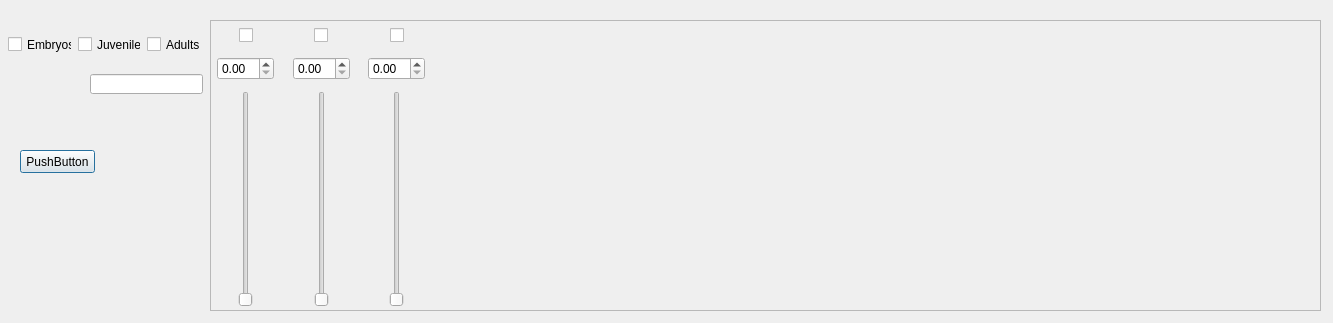
<?xml version="1.0" encoding="UTF-8"?>
<ui version="4.0">
 <class>Dialog_Age_Cohort_Rates</class>
 <widget class="QDialog" name="Dialog_Age_Cohort_Rates">
  <property name="geometry">
   <rect>
    <x>0</x>
    <y>0</y>
    <width>1333</width>
    <height>323</height>
   </rect>
  </property>
  <property name="windowTitle">
   <string>Dialog</string>
  </property>
  <widget class="QScrollArea" name="scrollArea">
   <property name="geometry">
    <rect>
     <x>210</x>
     <y>20</y>
     <width>1111</width>
     <height>291</height>
    </rect>
   </property>
   <property name="widgetResizable">
    <bool>true</bool>
   </property>
   <widget class="QWidget" name="scrollAreaWidgetContents">
    <property name="geometry">
     <rect>
      <x>0</x>
      <y>0</y>
      <width>1109</width>
      <height>289</height>
     </rect>
    </property>
    <widget class="QWidget" name="layoutWidget">
     <property name="geometry">
      <rect>
       <x>0</x>
       <y>0</y>
       <width>221</width>
       <height>291</height>
      </rect>
     </property>
     <layout class="QHBoxLayout" name="horizontalLayout_10">
      <item>
       <layout class="QVBoxLayout" name="verticalLayout">
        <item>
         <spacer name="verticalSpacer_3">
          <property name="orientation">
           <enum>Qt::Vertical</enum>
          </property>
          <property name="sizeType">
           <enum>QSizePolicy::Maximum</enum>
          </property>
          <property name="sizeHint" stdset="0">
           <size>
            <width>20</width>
            <height>5</height>
           </size>
          </property>
         </spacer>
        </item>
        <item>
         <layout class="QHBoxLayout" name="horizontalLayout_3">
          <item>
           <spacer name="horizontalSpacer_5">
            <property name="orientation">
             <enum>Qt::Horizontal</enum>
            </property>
            <property name="sizeHint" stdset="0">
             <size>
              <width>40</width>
              <height>20</height>
             </size>
            </property>
           </spacer>
          </item>
          <item>
           <widget class="QCheckBox" name="checkBox">
            <property name="text">
             <string/>
            </property>
           </widget>
          </item>
          <item>
           <spacer name="horizontalSpacer_6">
            <property name="orientation">
             <enum>Qt::Horizontal</enum>
            </property>
            <property name="sizeHint" stdset="0">
             <size>
              <width>40</width>
              <height>20</height>
             </size>
            </property>
           </spacer>
          </item>
         </layout>
        </item>
        <item>
         <spacer name="verticalSpacer_2">
          <property name="orientation">
           <enum>Qt::Vertical</enum>
          </property>
          <property name="sizeType">
           <enum>QSizePolicy::Maximum</enum>
          </property>
          <property name="sizeHint" stdset="0">
           <size>
            <width>20</width>
            <height>5</height>
           </size>
          </property>
         </spacer>
        </item>
        <item>
         <layout class="QHBoxLayout" name="horizontalLayout_2">
          <item>
           <spacer name="horizontalSpacer_3">
            <property name="orientation">
             <enum>Qt::Horizontal</enum>
            </property>
            <property name="sizeHint" stdset="0">
             <size>
              <width>40</width>
              <height>20</height>
             </size>
            </property>
           </spacer>
          </item>
          <item>
           <widget class="QDoubleSpinBox" name="doubleSpinBox"/>
          </item>
          <item>
           <spacer name="horizontalSpacer_4">
            <property name="orientation">
             <enum>Qt::Horizontal</enum>
            </property>
            <property name="sizeHint" stdset="0">
             <size>
              <width>40</width>
              <height>20</height>
             </size>
            </property>
           </spacer>
          </item>
         </layout>
        </item>
        <item>
         <spacer name="verticalSpacer">
          <property name="orientation">
           <enum>Qt::Vertical</enum>
          </property>
          <property name="sizeType">
           <enum>QSizePolicy::Maximum</enum>
          </property>
          <property name="sizeHint" stdset="0">
           <size>
            <width>20</width>
            <height>5</height>
           </size>
          </property>
         </spacer>
        </item>
        <item>
         <layout class="QHBoxLayout" name="horizontalLayout">
          <item>
           <spacer name="horizontalSpacer">
            <property name="orientation">
             <enum>Qt::Horizontal</enum>
            </property>
            <property name="sizeHint" stdset="0">
             <size>
              <width>40</width>
              <height>20</height>
             </size>
            </property>
           </spacer>
          </item>
          <item>
           <widget class="QSlider" name="verticalSlider">
            <property name="orientation">
             <enum>Qt::Vertical</enum>
            </property>
           </widget>
          </item>
          <item>
           <spacer name="horizontalSpacer_2">
            <property name="orientation">
             <enum>Qt::Horizontal</enum>
            </property>
            <property name="sizeHint" stdset="0">
             <size>
              <width>40</width>
              <height>20</height>
             </size>
            </property>
           </spacer>
          </item>
         </layout>
        </item>
        <item>
         <spacer name="verticalSpacer_4">
          <property name="orientation">
           <enum>Qt::Vertical</enum>
          </property>
          <property name="sizeType">
           <enum>QSizePolicy::Maximum</enum>
          </property>
          <property name="sizeHint" stdset="0">
           <size>
            <width>20</width>
            <height>5</height>
           </size>
          </property>
         </spacer>
        </item>
       </layout>
      </item>
      <item>
       <layout class="QVBoxLayout" name="verticalLayout_2">
        <item>
         <spacer name="verticalSpacer_5">
          <property name="orientation">
           <enum>Qt::Vertical</enum>
          </property>
          <property name="sizeType">
           <enum>QSizePolicy::Maximum</enum>
          </property>
          <property name="sizeHint" stdset="0">
           <size>
            <width>20</width>
            <height>5</height>
           </size>
          </property>
         </spacer>
        </item>
        <item>
         <layout class="QHBoxLayout" name="horizontalLayout_4">
          <item>
           <spacer name="horizontalSpacer_7">
            <property name="orientation">
             <enum>Qt::Horizontal</enum>
            </property>
            <property name="sizeHint" stdset="0">
             <size>
              <width>40</width>
              <height>20</height>
             </size>
            </property>
           </spacer>
          </item>
          <item>
           <widget class="QCheckBox" name="checkBox_2">
            <property name="text">
             <string/>
            </property>
           </widget>
          </item>
          <item>
           <spacer name="horizontalSpacer_8">
            <property name="orientation">
             <enum>Qt::Horizontal</enum>
            </property>
            <property name="sizeHint" stdset="0">
             <size>
              <width>40</width>
              <height>20</height>
             </size>
            </property>
           </spacer>
          </item>
         </layout>
        </item>
        <item>
         <spacer name="verticalSpacer_6">
          <property name="orientation">
           <enum>Qt::Vertical</enum>
          </property>
          <property name="sizeType">
           <enum>QSizePolicy::Maximum</enum>
          </property>
          <property name="sizeHint" stdset="0">
           <size>
            <width>20</width>
            <height>5</height>
           </size>
          </property>
         </spacer>
        </item>
        <item>
         <layout class="QHBoxLayout" name="horizontalLayout_5">
          <item>
           <spacer name="horizontalSpacer_9">
            <property name="orientation">
             <enum>Qt::Horizontal</enum>
            </property>
            <property name="sizeHint" stdset="0">
             <size>
              <width>40</width>
              <height>20</height>
             </size>
            </property>
           </spacer>
          </item>
          <item>
           <widget class="QDoubleSpinBox" name="doubleSpinBox_2"/>
          </item>
          <item>
           <spacer name="horizontalSpacer_10">
            <property name="orientation">
             <enum>Qt::Horizontal</enum>
            </property>
            <property name="sizeHint" stdset="0">
             <size>
              <width>40</width>
              <height>20</height>
             </size>
            </property>
           </spacer>
          </item>
         </layout>
        </item>
        <item>
         <spacer name="verticalSpacer_7">
          <property name="orientation">
           <enum>Qt::Vertical</enum>
          </property>
          <property name="sizeType">
           <enum>QSizePolicy::Maximum</enum>
          </property>
          <property name="sizeHint" stdset="0">
           <size>
            <width>20</width>
            <height>5</height>
           </size>
          </property>
         </spacer>
        </item>
        <item>
         <layout class="QHBoxLayout" name="horizontalLayout_6">
          <item>
           <spacer name="horizontalSpacer_11">
            <property name="orientation">
             <enum>Qt::Horizontal</enum>
            </property>
            <property name="sizeHint" stdset="0">
             <size>
              <width>40</width>
              <height>20</height>
             </size>
            </property>
           </spacer>
          </item>
          <item>
           <widget class="QSlider" name="verticalSlider_2">
            <property name="orientation">
             <enum>Qt::Vertical</enum>
            </property>
           </widget>
          </item>
          <item>
           <spacer name="horizontalSpacer_12">
            <property name="orientation">
             <enum>Qt::Horizontal</enum>
            </property>
            <property name="sizeHint" stdset="0">
             <size>
              <width>40</width>
              <height>20</height>
             </size>
            </property>
           </spacer>
          </item>
         </layout>
        </item>
        <item>
         <spacer name="verticalSpacer_8">
          <property name="orientation">
           <enum>Qt::Vertical</enum>
          </property>
          <property name="sizeType">
           <enum>QSizePolicy::Maximum</enum>
          </property>
          <property name="sizeHint" stdset="0">
           <size>
            <width>20</width>
            <height>5</height>
           </size>
          </property>
         </spacer>
        </item>
       </layout>
      </item>
      <item>
       <layout class="QVBoxLayout" name="verticalLayout_3">
        <item>
         <spacer name="verticalSpacer_9">
          <property name="orientation">
           <enum>Qt::Vertical</enum>
          </property>
          <property name="sizeType">
           <enum>QSizePolicy::Maximum</enum>
          </property>
          <property name="sizeHint" stdset="0">
           <size>
            <width>20</width>
            <height>5</height>
           </size>
          </property>
         </spacer>
        </item>
        <item>
         <layout class="QHBoxLayout" name="horizontalLayout_7">
          <item>
           <spacer name="horizontalSpacer_13">
            <property name="orientation">
             <enum>Qt::Horizontal</enum>
            </property>
            <property name="sizeHint" stdset="0">
             <size>
              <width>40</width>
              <height>20</height>
             </size>
            </property>
           </spacer>
          </item>
          <item>
           <widget class="QCheckBox" name="checkBox_3">
            <property name="text">
             <string/>
            </property>
           </widget>
          </item>
          <item>
           <spacer name="horizontalSpacer_14">
            <property name="orientation">
             <enum>Qt::Horizontal</enum>
            </property>
            <property name="sizeHint" stdset="0">
             <size>
              <width>40</width>
              <height>20</height>
             </size>
            </property>
           </spacer>
          </item>
         </layout>
        </item>
        <item>
         <spacer name="verticalSpacer_10">
          <property name="orientation">
           <enum>Qt::Vertical</enum>
          </property>
          <property name="sizeType">
           <enum>QSizePolicy::Maximum</enum>
          </property>
          <property name="sizeHint" stdset="0">
           <size>
            <width>20</width>
            <height>5</height>
           </size>
          </property>
         </spacer>
        </item>
        <item>
         <layout class="QHBoxLayout" name="horizontalLayout_8">
          <item>
           <spacer name="horizontalSpacer_15">
            <property name="orientation">
             <enum>Qt::Horizontal</enum>
            </property>
            <property name="sizeHint" stdset="0">
             <size>
              <width>40</width>
              <height>20</height>
             </size>
            </property>
           </spacer>
          </item>
          <item>
           <widget class="QDoubleSpinBox" name="doubleSpinBox_3"/>
          </item>
          <item>
           <spacer name="horizontalSpacer_16">
            <property name="orientation">
             <enum>Qt::Horizontal</enum>
            </property>
            <property name="sizeHint" stdset="0">
             <size>
              <width>40</width>
              <height>20</height>
             </size>
            </property>
           </spacer>
          </item>
         </layout>
        </item>
        <item>
         <spacer name="verticalSpacer_11">
          <property name="orientation">
           <enum>Qt::Vertical</enum>
          </property>
          <property name="sizeType">
           <enum>QSizePolicy::Maximum</enum>
          </property>
          <property name="sizeHint" stdset="0">
           <size>
            <width>20</width>
            <height>5</height>
           </size>
          </property>
         </spacer>
        </item>
        <item>
         <layout class="QHBoxLayout" name="horizontalLayout_9">
          <item>
           <spacer name="horizontalSpacer_17">
            <property name="orientation">
             <enum>Qt::Horizontal</enum>
            </property>
            <property name="sizeHint" stdset="0">
             <size>
              <width>40</width>
              <height>20</height>
             </size>
            </property>
           </spacer>
          </item>
          <item>
           <widget class="QSlider" name="verticalSlider_3">
            <property name="orientation">
             <enum>Qt::Vertical</enum>
            </property>
           </widget>
          </item>
          <item>
           <spacer name="horizontalSpacer_18">
            <property name="orientation">
             <enum>Qt::Horizontal</enum>
            </property>
            <property name="sizeHint" stdset="0">
             <size>
              <width>40</width>
              <height>20</height>
             </size>
            </property>
           </spacer>
          </item>
         </layout>
        </item>
        <item>
         <spacer name="verticalSpacer_12">
          <property name="orientation">
           <enum>Qt::Vertical</enum>
          </property>
          <property name="sizeType">
           <enum>QSizePolicy::Maximum</enum>
          </property>
          <property name="sizeHint" stdset="0">
           <size>
            <width>20</width>
            <height>5</height>
           </size>
          </property>
         </spacer>
        </item>
       </layout>
      </item>
     </layout>
    </widget>
   </widget>
  </widget>
  <widget class="QLineEdit" name="lineEdit">
   <property name="geometry">
    <rect>
     <x>90</x>
     <y>74</y>
     <width>113</width>
     <height>20</height>
    </rect>
   </property>
  </widget>
  <widget class="QWidget" name="layoutWidget">
   <property name="geometry">
    <rect>
     <x>8</x>
     <y>35</y>
     <width>198</width>
     <height>19</height>
    </rect>
   </property>
   <layout class="QHBoxLayout" name="horizontalLayout_11">
    <item>
     <widget class="QCheckBox" name="checkBox_4">
      <property name="text">
       <string>Embryos</string>
      </property>
     </widget>
    </item>
    <item>
     <widget class="QCheckBox" name="checkBox_6">
      <property name="text">
       <string>Juveniles</string>
      </property>
     </widget>
    </item>
    <item>
     <widget class="QCheckBox" name="checkBox_5">
      <property name="text">
       <string>Adults</string>
      </property>
     </widget>
    </item>
   </layout>
  </widget>
  <widget class="QPushButton" name="pushButton">
   <property name="geometry">
    <rect>
     <x>20</x>
     <y>150</y>
     <width>75</width>
     <height>23</height>
    </rect>
   </property>
   <property name="text">
    <string>PushButton</string>
   </property>
  </widget>
 </widget>
 <resources/>
 <connections/>
</ui>
